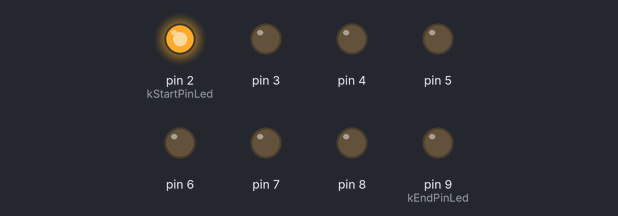
The sketch below on a simulated Arduino Uno, built with avr-gcc and run on an emulated ATmega328P. Shown: output pins drawn as LEDs (lit = HIGH).

Above: at 0.2 s.
At 4.5 s:
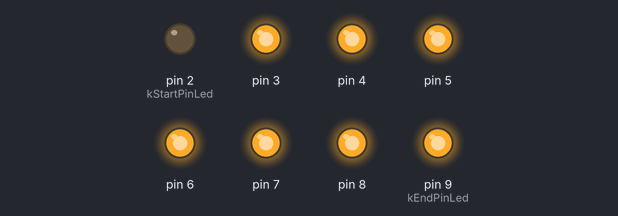
At 5.5 s:
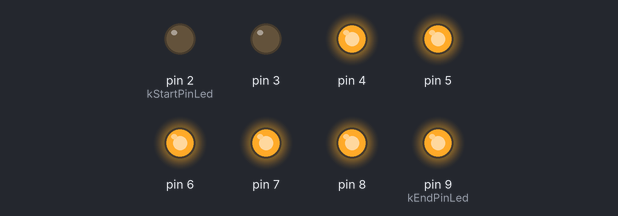
At 6.5 s:
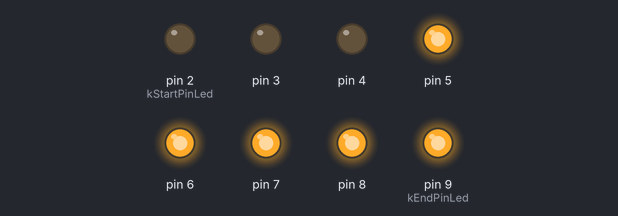
At 8.5 s:
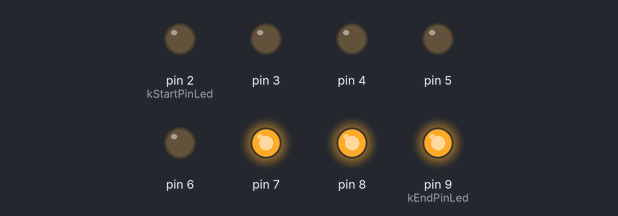
At 11.5 s:
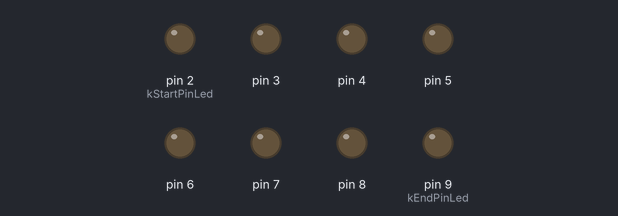
Timing chart, 0 to 15.6 s (numbered marks = the images above):
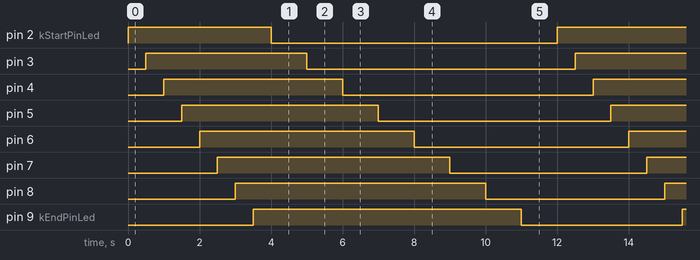

Measured:
- by itself, pin 2 (kStartPinLed): alternates HIGH for 4.0 s and LOW for 8.0 s
- by itself, pin 3: alternates HIGH for 4.5 s and LOW for 7.5 s
- by itself, pin 4: alternates HIGH for 5.0 s and LOW for 7.0 s
- by itself, pin 5: alternates HIGH for 5.5 s and LOW for 6.5 s
- by itself, pin 6: alternates HIGH for 6.0 s and LOW for 6.0 s
- by itself, pin 7: alternates HIGH for 6.5 s and LOW for 5.5 s
- by itself, pin 8: alternates HIGH for 7.0 s and LOW for 5.0 s
- by itself, pin 9 (kEndPinLed): alternates HIGH for 7.5 s and LOW for 4.5 s

The sketch:

1_3_sketch.ino
```cpp
const int kStartPinLed = 2;
const int kEndPinLed = 9;

void setup()
{
  for (int i = kStartPinLed; i <= kEndPinLed; i++) {
  	pinMode(i, OUTPUT);
  }
}

void loop()
{
  for (int i = kStartPinLed; i <= kEndPinLed; i++) {
  	digitalWrite(i, HIGH);
  	delay(500);
  }
  for (int i = kStartPinLed; i <= kEndPinLed; i++) {
  	digitalWrite(i, LOW);
  	delay(1000);
  }
}
```
